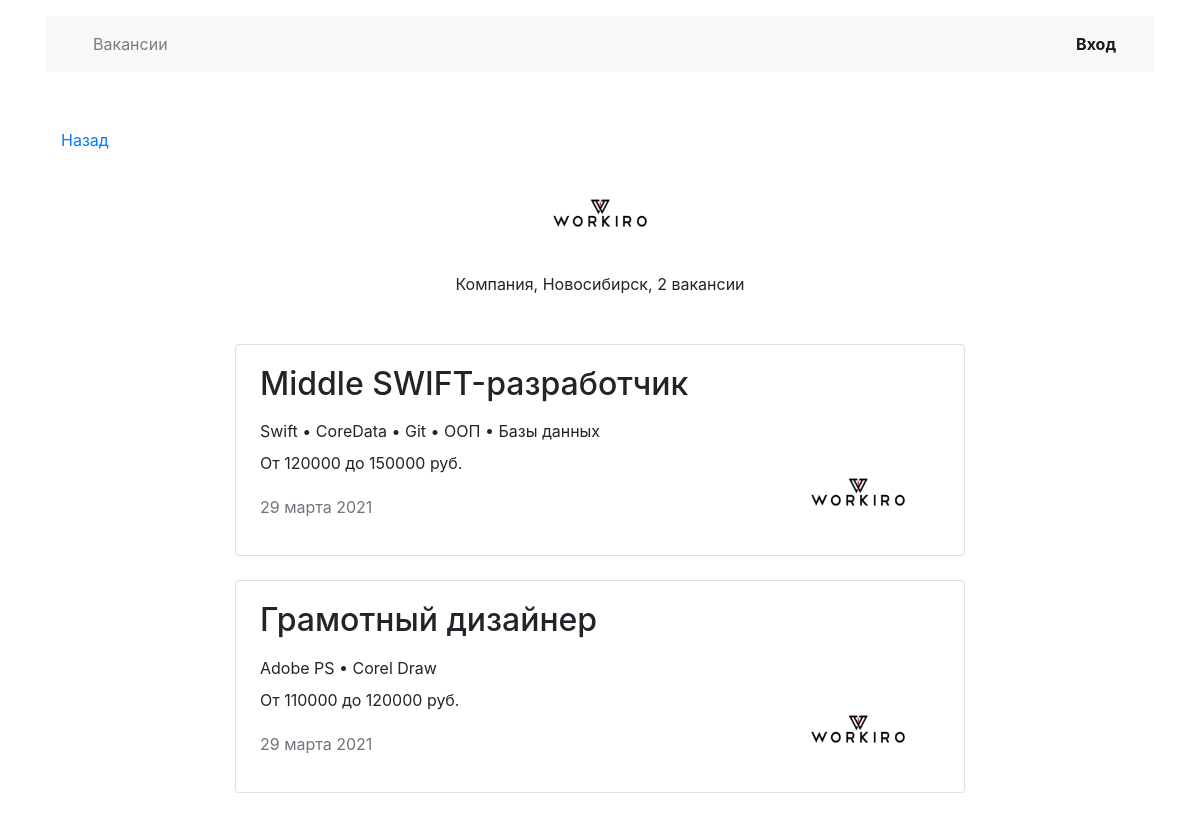
The app's page /companies/1, older data.
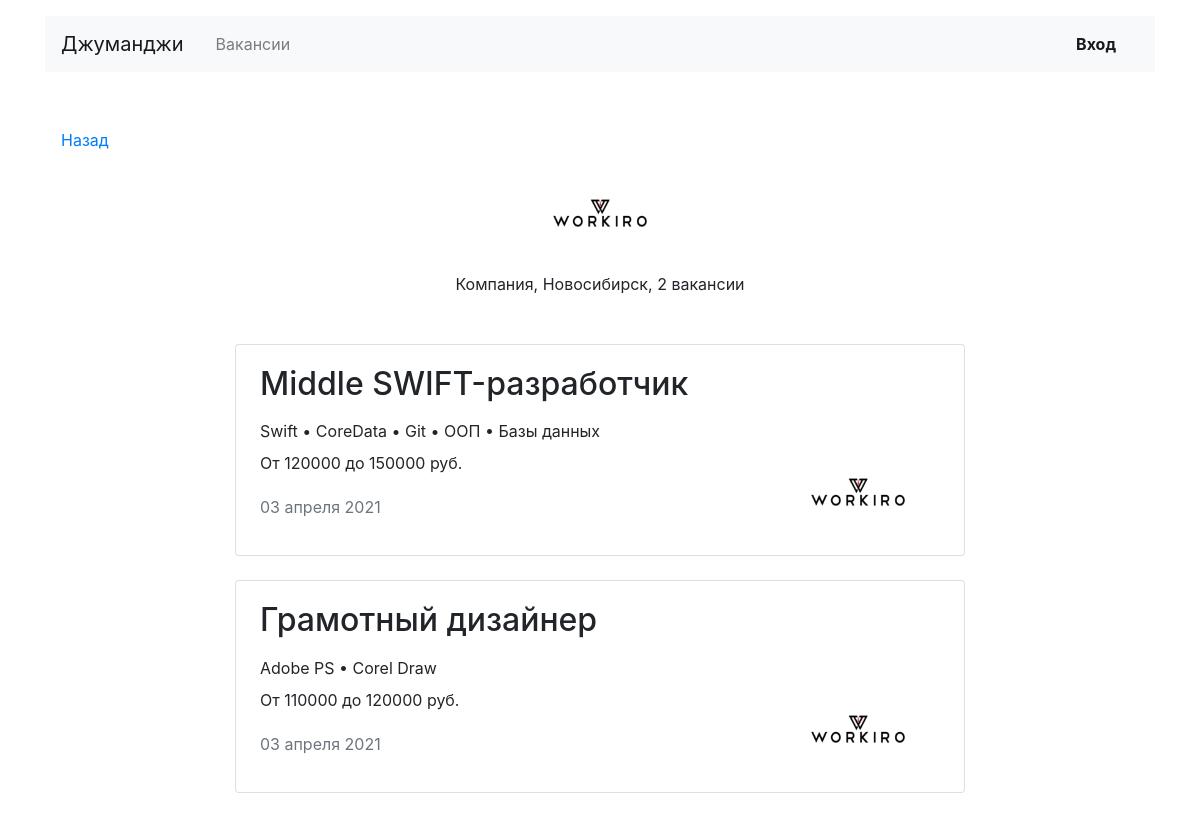
The same page, newer data.
### vacancies/models.py (models this page shows, shortened)
class Vacancy(models.Model):
    title = models.CharField(max_length=100)
    specialty = models.ForeignKey('Specialty', on_delete=models.CASCADE, related_name='vacancies')
    company = models.ForeignKey('Company', on_delete=models.CASCADE, related_name='vacancies')
    skills = models.CharField(max_length=999)
    description = models.TextField()
    salary_min = models.IntegerField()
    salary_max = models.IntegerField()
    published_at = models.DateField(auto_now_add=True)

class Company(models.Model):
    name = models.CharField(max_length=100)
    location = models.CharField(max_length=100)
    logo = models.URLField(default='https://place-hold.it/100x60')
    description = models.TextField()
    employee_count = models.IntegerField()

class Settings(models.Model):
    name = models.CharField(max_length=100, primary_key=True, unique=True)
    setval = models.CharField(max_length=100)

### vacancies/views.py (the view)
# urls.py: path('companies/<int:company_id>', CompanyView.as_view(), name='company'),
class CompanyView(TemplateView):
    template_name = 'company.html'
    def get_context_data(self, company_id, **kwargs):
        context = super().get_context_data(**kwargs)
        context['company'] = get_object_or_404(Company, id=company_id)
        context['vacancies'] = Vacancy.objects.filter(company__id=company_id)
        return context

### vacancies/context_processors.py (called while the page is built)
def site_title(request):
    return {'site_title': Settings.objects.get(name='site_title').setval}

def site_description(request):
    return {'site_description': Settings.objects.get(name='site_description').setval}

### vacancies/templatetags/filters.py (called while the page is built)
def count_str(count, base, suffixes):
    count_int = int(count) if count else 0
    suffix = suffixes[2]
    if (2 <= count_int % 10 <= 4) and (count_int % 100 // 10 != 1):
        suffix = suffixes[1]
    elif (count_int % 10 == 1) and (count_int % 100 // 10 != 1):
        suffix = suffixes[0]
    return base + suffix

@register.filter
def vacancies_count_str(vacancies_count):
    return count_str(vacancies_count, 'ваканси', ['я', 'и', 'й'])

@register.filter
def separated_list(strlist):
    return ' • '.join([item.strip() for item in strlist.split(',')])

### templates/vacancies/company.html
{% extends 'base.html' %}
{% load static %}
{% load filters %}
{% block container %}
  <main class="container mt-3">
    <div class="navbar mt-5">
      <p><a href="{{ request.META.HTTP_REFERER }}">Назад</a></p>
    </div>
    <section>
      <div class="text-center">
        <img src="{% static 'img/companies/' %}{{ company.logo }}" width="130" height="80" alt="">
      </div>
      <h1 class="h1 text-center mx-auto mt-0 pt-1" style="font-size: 70px;"><strong>{{ company.title }}</strong></h1>
      <p class="text-center pt-1">Компания, {{ company.location }}, {{ vacancies.count }} {{ vacancies.count|vacancies_count_str }}</p>
      <div class="row mt-5">
        <div class="col-12 col-lg-8 offset-lg-2 m-auto">
          {% for vacancy in vacancies %}
          <div class="card mb-4">
            <div class="card-body px-4">
              <div class="row">
                <div class="col-12 col-md-8 col-lg-9">
                  <h2 class="h2 pb-2"><a href="{% url 'vacancy' vacancy.id %}" class="uncolored">{{ vacancy.title }}</a></h2>
                  <p class="mb-2">{{ vacancy.skills|separated_list }}</p>
                  <p>От {{ vacancy.salary_min }} до {{ vacancy.salary_max }} руб.</p>
                  <p class="text-muted pt-1">{{ vacancy.published_at|date:"d E Y" }}</p>
                </div>
                <div class="col-12 col-md-4 col-lg-3 d-flex align-items-end">
                  <img src="{% static 'img/companies/' %}{{ company.logo }}" width="130" height="80" alt="">
                </div>
              </div>
            </div>
          </div>
          {% endfor %}
        </div>
      </div>
    </section>
  </main>
{% endblock %}

### templates/vacancies/base.html (shortened to what this page needs)
{% load static %}
<!DOCTYPE html>
<html lang="ru">
<head>
  <link rel="stylesheet" href="https://stackpath.bootstrapcdn.com/bootstrap/4.3.1/css/bootstrap.min.css">
  <link type="text/css" href="{% static 'css/style.css' %}" rel="stylesheet" />
</head>
<body>
  <header class="container mt-3">
    <nav class="navbar navbar-expand-lg navbar-light bg-light">
      <a class="navbar-brand mr-4" href="{% url 'home' %}">{{ site_title }}</a>
      <div class="collapse navbar-collapse justify-content-between" id="navbarNav">
        <ul class="navbar-nav col-10">
          <li class="nav-item">
            <a class="nav-link {% if request.path == vacancies %}active{% endif %}" href="{% url 'vacancies' %}">Вакансии</a>
          </li>
        </ul>
        <ul class="navbar-nav col-2 justify-content-end">
          <li class="nav-item active">
            <a href="#" class="nav-link font-weight-bold">Вход</a>
          </li>
        </ul>
      </div>
    </nav>
  </header>
  {% block container %}
  {% endblock %}
</body>
</html>

Row changes from the older to the newer data that the page shows:
now on this page (row edited): Settings: setval "Джуманджи"
changed Vacancy "Middle SWIFT-разработчик": published_at "29 марта 2021" → "03 апреля 2021"
changed Vacancy "Грамотный дизайнер": published_at "29 марта 2021" → "03 апреля 2021"
